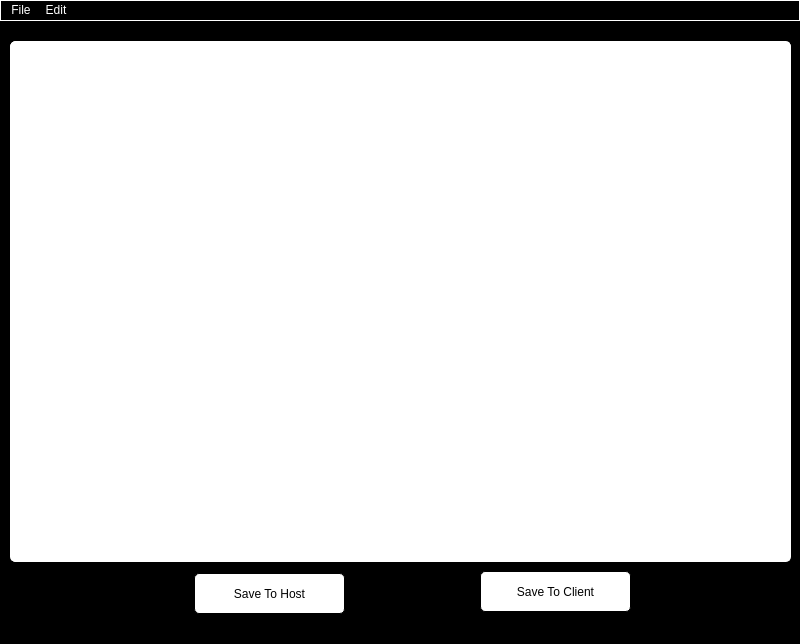
<?xml version="1.0" encoding="UTF-8"?>
<ui version="4.0">
 <class>MainWindow</class>
 <widget class="QMainWindow" name="MainWindow">
  <property name="geometry">
   <rect>
    <x>0</x>
    <y>0</y>
    <width>800</width>
    <height>644</height>
   </rect>
  </property>
  <property name="font">
   <font>
    <pointsize>14</pointsize>
   </font>
  </property>
  <property name="windowTitle">
   <string>TextEditor</string>
  </property>
  <property name="styleSheet">
   <string notr="true">QPushButton {
	border: 1px solid;
	border-radius: 5px;
	padding: 10px 20px;
	background-color: white;
}
QLabel{
	font-weight: bold;
	color: white;
}
QPushButton:hover {
	background-color: grey;
}
QPlainTextEdit{
	border: 1px solid white;
	font-size: 20;
	border-radius: 5px;
	padding: 5px 10px;
	background-color: white;
}
QStatusBar {
	color: white;
}
QMenuBar{
	color: white;
	border: 1px solid white;
}
QMenu{
	color: white;
	border: 1px solid white;
}
*{
	background-color: black;
}</string>
  </property>
  <widget class="QWidget" name="centralwidget">
   <widget class="QPlainTextEdit" name="text_editor">
    <property name="geometry">
     <rect>
      <x>10</x>
      <y>20</y>
      <width>781</width>
      <height>521</height>
     </rect>
    </property>
    <property name="font">
     <font>
      <pointsize>14</pointsize>
     </font>
    </property>
   </widget>
   <widget class="QPushButton" name="save_host">
    <property name="geometry">
     <rect>
      <x>194</x>
      <y>552</y>
      <width>151</width>
      <height>41</height>
     </rect>
    </property>
    <property name="text">
     <string>Save To Host</string>
    </property>
   </widget>
   <widget class="QPushButton" name="save_client">
    <property name="geometry">
     <rect>
      <x>480</x>
      <y>550</y>
      <width>151</width>
      <height>41</height>
     </rect>
    </property>
    <property name="text">
     <string>Save To Client</string>
    </property>
   </widget>
  </widget>
  <widget class="QStatusBar" name="statusbar"/>
  <widget class="QMenuBar" name="menuBar">
   <property name="geometry">
    <rect>
     <x>0</x>
     <y>0</y>
     <width>800</width>
     <height>23</height>
    </rect>
   </property>
   <widget class="QMenu" name="menuFile">
    <property name="title">
     <string>File</string>
    </property>
    <addaction name="actionClose"/>
   </widget>
   <widget class="QMenu" name="menuEdit">
    <property name="title">
     <string>Edit</string>
    </property>
    <addaction name="actionDelete_File"/>
   </widget>
   <addaction name="menuFile"/>
   <addaction name="menuEdit"/>
  </widget>
  <action name="actionClose">
   <property name="text">
    <string>Close</string>
   </property>
  </action>
  <action name="actionDelete_File">
   <property name="text">
    <string>Delete File</string>
   </property>
  </action>
 </widget>
 <resources/>
 <connections/>
</ui>
